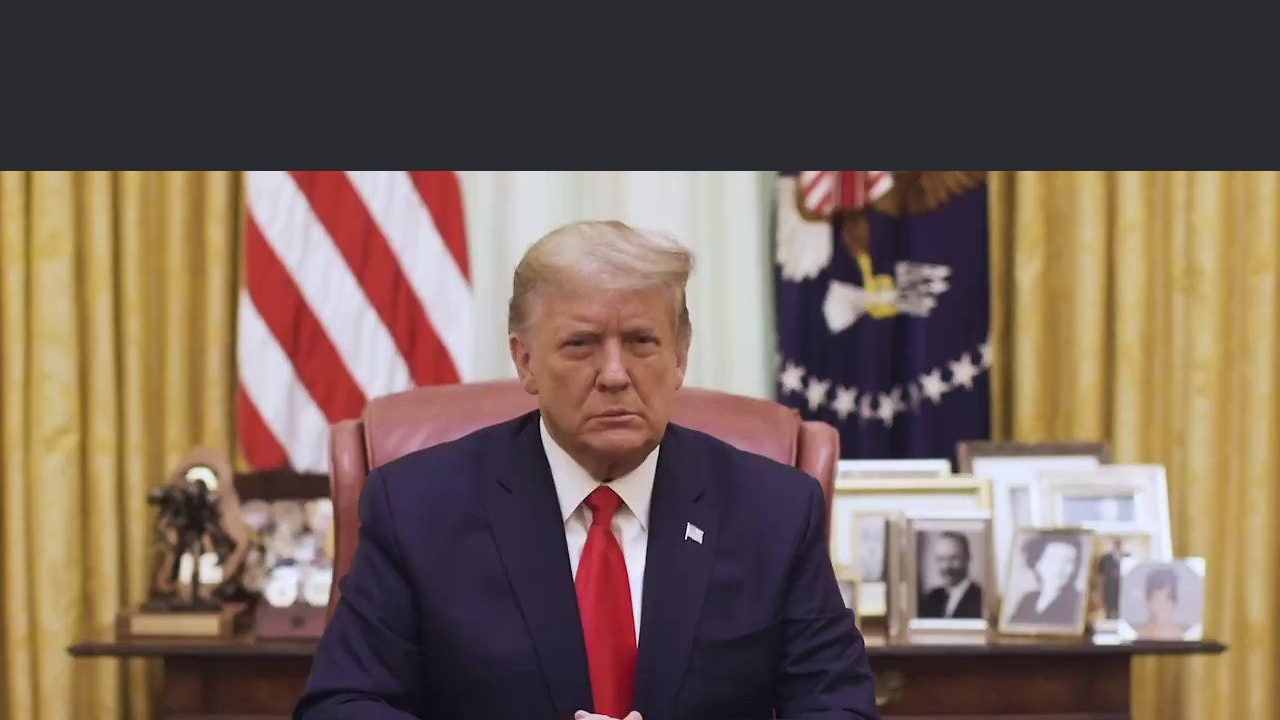
#> input picture prep_long.jpg, 1280 x 720 px
$ python -i fetch_assets.py   (imports and definitions only)
#> lines starting #> are read from the running program, lines starting #| are printed output that depends on the picture
# -*- coding: utf-8 -*-
"""Fetch 100%-free-to-use assets ON THE GITHUB RUNNER (local machine spends
nothing): photos + music, packed into one artifact.

photos : Wikimedia Commons only -> every file there is PD / CC0 / CC-BY /
         CC-BY-SA, i.e. legal for a monetised YouTube video (we keep the
         attribution in manifest.json for the CC-BY ones).
music  : CC-BY / CC0 instrumental tracks (Kevin MacLeod, incompetech).

Also scores each photo for a QUIET TOP band, because the headline goes above
the subject and must never cover the thing the photo was picked for.
"""
import json
import os
import urllib.parse
import urllib.request

UA = "fyosamu-asset-fetch/1.0 (github runner)"
OUT = os.path.join(os.path.abspath("assets"))
PH = os.path.join(OUT, "photos")
MU = os.path.join(OUT, "music")
# [2 lines not run here, left out]


# [4 lines left out: function get, not called in this run]


def api(params):
    return json.loads(get("https://commons.wikimedia.org/w/api.php?format=json&"
                          + urllib.parse.urlencode(params)).decode("utf-8"))


FREE_OK = ("public domain", "pd-", "cc0", "cc-zero", "cc by", "cc-by",
           "cc by-sa", "cc-by-sa", "no restrictions", "gfdl", "pd old")


# [8 lines left out: function is_free, not called in this run]


def quiet_top(img_path):
    """0..1 -> how calm the top 30% of the photo is (head-line real estate)."""
#> called with img_path = '../prep_long.jpg'
    try:
        from PIL import Image, ImageFilter
        im = Image.open(img_path).convert("L")
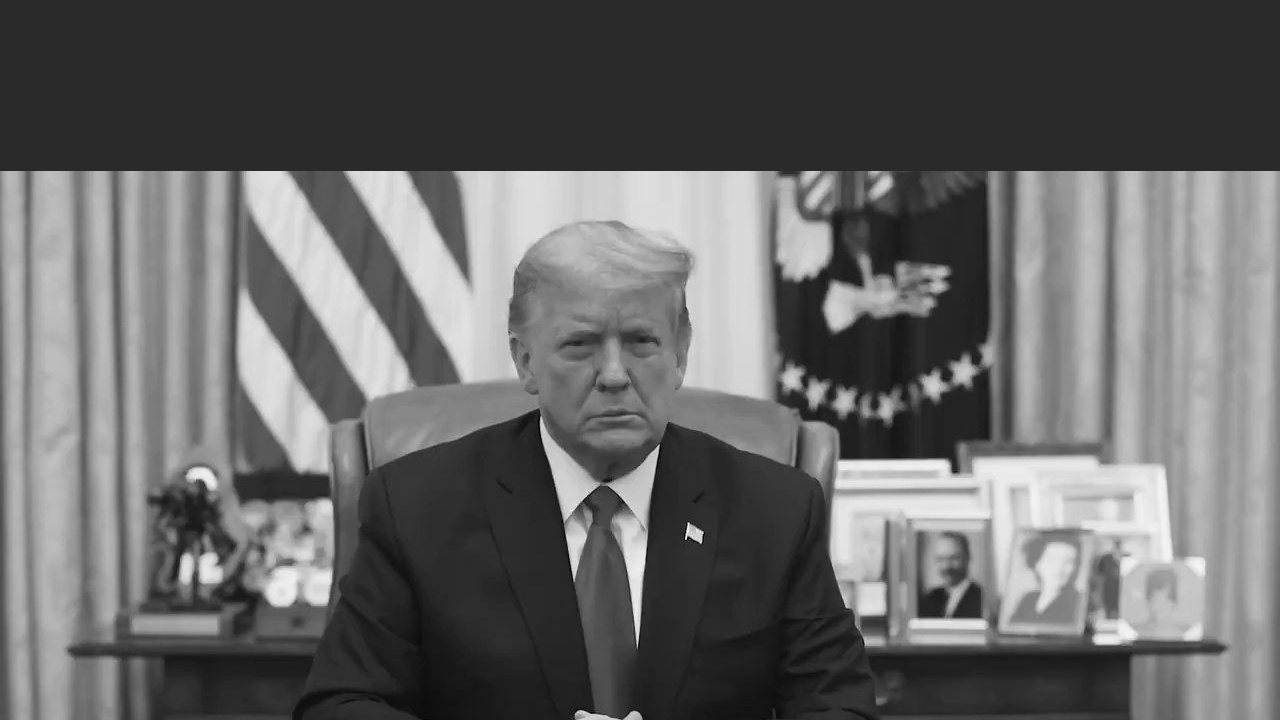
#> im: PIL image 1280x720 L; min 1, max 251, mean 102.5
        w, h = im.size
#> w = 1280; h = 720
        band = im.crop((0, 0, w, max(1, int(h * 0.30))))
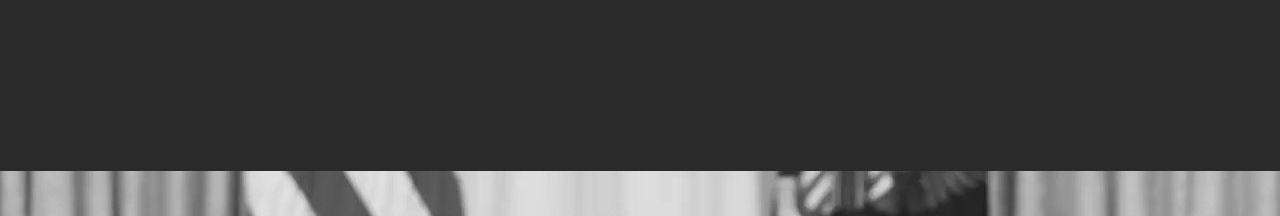
#> band: PIL image 1280x216 L; min 29, max 226, mean 66.2
        small = band.resize((160, max(1, int(160 * band.height / band.width))))
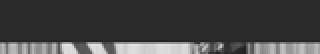
#> small: PIL image 160x27 L (shown 2 times larger); min 33, max 230, mean 66.2
        e = small.filter(ImageFilter.FIND_EDGES)
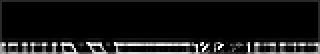
#> e: PIL image 160x27 L (shown 2 times larger); min 0, max 255, mean 21.5
        px = list(e.getdata())
#> px = 4320 values, max 255 at index 3404, min 0 at index 161, mean 21.5
        if not px:
            return 0.0
        mean = sum(px) / float(len(px))
#> mean = 21.5
        return max(0.0, min(1.0, 1.0 - mean / 60.0))
    except Exception:
        return 0.0


# [58 lines left out: functions search, fetch_photos, not called in this run]


# name -> direct, licence-stated download url  (CC-BY -> credit in description)
TRACKS = [
    ("serenity",    "https://incompetech.com/music/royalty-free/mp3-royaltyfree/Serenity.mp3"),
    ("inspired",    "https://incompetech.com/music/royalty-free/mp3-royaltyfree/Inspired.mp3"),
    ("heavenly",    "https://incompetech.com/music/royalty-free/mp3-royaltyfree/Heavenly.mp3"),
    ("carefree",    "https://incompetech.com/music/royalty-free/mp3-royaltyfree/Carefree.mp3"),
    ("wholesome",   "https://incompetech.com/music/royalty-free/mp3-royaltyfree/Wholesome.mp3"),
    ("mountain",    "https://incompetech.com/music/royalty-free/mp3-royaltyfree/Mountain%20View.mp3"),
    ("reflective",  "https://incompetech.com/music/royalty-free/mp3-royaltyfree/Reflective%20Momentum.mp3"),
    ("meditation",  "https://incompetech.com/music/royalty-free/mp3-royaltyfree/Meditation%20Impromptu%2002.mp3"),
    ("pianoir",     "https://incompetech.com/music/royalty-free/mp3-royaltyfree/Almost%20in%20F%20-%20Tranquillity.mp3"),
    ("vivacity",    "https://incompetech.com/music/royalty-free/mp3-royaltyfree/Vivacity.mp3"),
]


# [27 lines left out: function fetch_music, not called in this run]


# [12 lines not run here, left out]

>>> result = quiet_top('../prep_long.jpg')
#> result = 0.642

$ run again, on prep_short2.jpg
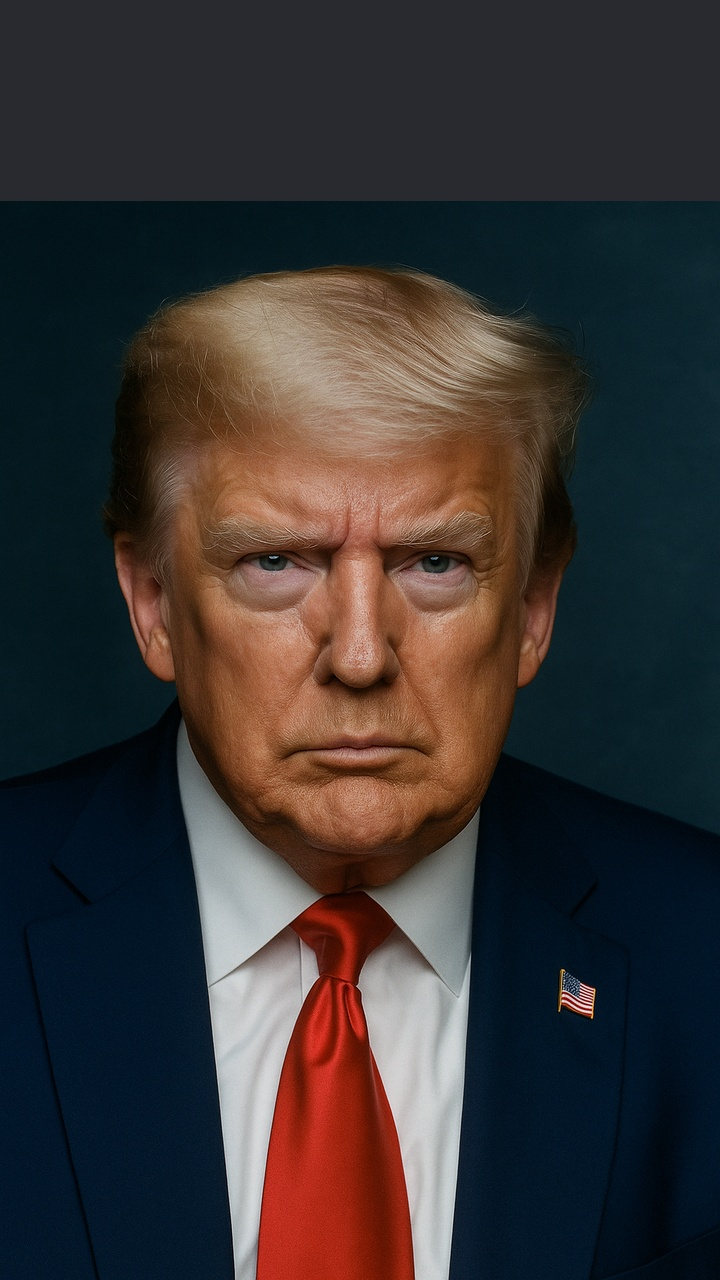
#> input picture prep_short2.jpg, 720 x 1280 px
#> in quiet_top, `band = im.crop((0, 0, w, max(1, int(h * 0.30))))`:
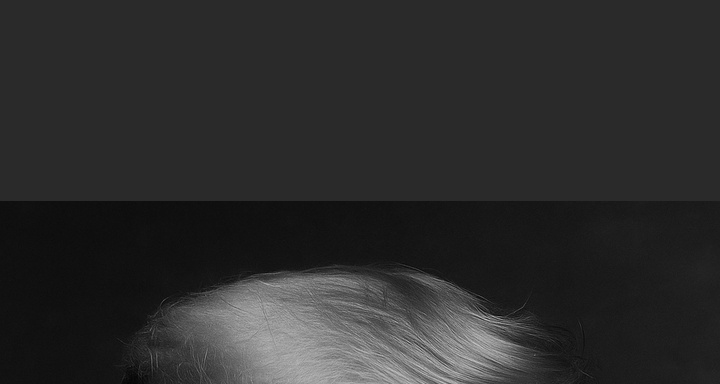
#> band: PIL image 720x384 L; min 5, max 200, mean 44.4
#> in quiet_top, `e = small.filter(ImageFilter.FIND_EDGES)`:
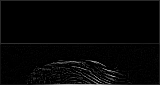
#> e: PIL image 160x85 L; min 0, max 186, mean 5.3
#> px = 13600 values, max 186 at index 13058, min 0 at index 161, mean 5.29
#> mean = 5.29
#> result = 0.912
